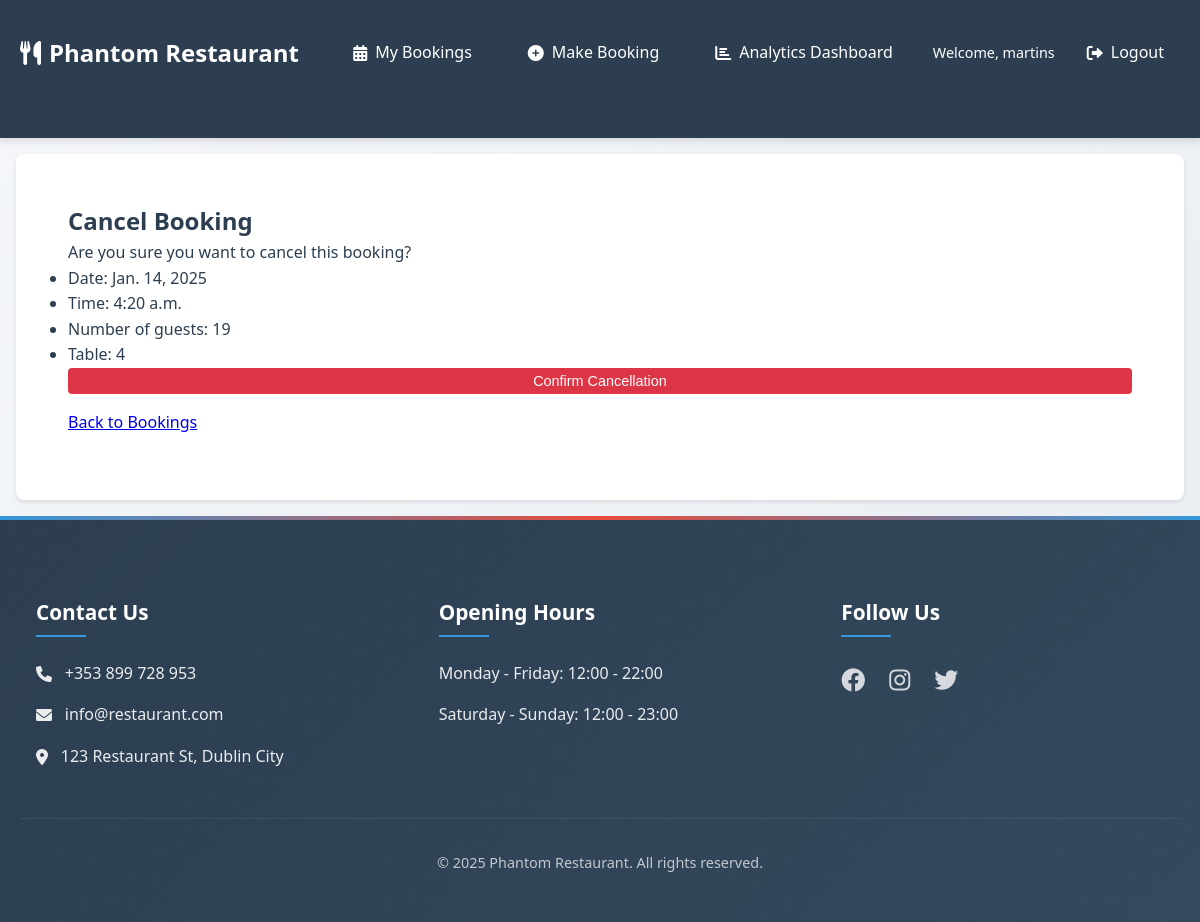
The app's page /booking/42/cancel/ (signed in) with its own data.
### booking/models.py (models this page shows, shortened)
class Booking(models.Model):
    user = models.ForeignKey(User, on_delete=models.CASCADE)
    table = models.ForeignKey(Table, on_delete=models.CASCADE)
    booking_date = models.DateField()
    booking_time = models.TimeField()
    number_of_guests = models.IntegerField()
    created_at = models.DateTimeField(auto_now_add=True)
    status = models.CharField(
        max_length=20,
        choices=[
            ('confirmed', 'Confirmed'),
            ('cancelled', 'Cancelled'),
        ],
        default='confirmed'
    )
    class Meta:
        unique_together = ['table', 'booking_date', 'booking_time']

class Table(models.Model):
    table_number = models.IntegerField(unique=True)
    capacity = models.IntegerField()

### booking/views.py (the view, shortened to what this page needs)
# urls.py: path('booking/<int:booking_id>/cancel/', views.cancel_booking, name='cancel_booking'),
@login_required
def cancel_booking(request, booking_id):
    booking = get_object_or_404(Booking, id=booking_id)
    if booking.user != request.user:
        return HttpResponseForbidden("You don't have permission to cancel this booking.")
    return render(request, 'booking/cancel_booking.html', {'booking': booking})

### booking/templates/booking/cancel_booking.html (shortened to what this page needs)
{% extends 'booking/base.html' %}
{% block content %}
<div class="cancel-booking-container">
    <h2>Cancel Booking</h2>
    <div class="booking-details">
        <p>Are you sure you want to cancel this booking?</p>
        <ul>
            <li>Date: {{ booking.booking_date }}</li>
            <li>Time: {{ booking.booking_time }}</li>
            <li>Number of guests: {{ booking.number_of_guests }}</li>
            <li>Table: {{ booking.table.table_number }}</li>
        </ul>
    </div>
    <form method="post">
        <button type="submit" class="cancel-button">Confirm Cancellation</button>
        <a href="{% url 'booking_list' %}" class="back-button">Back to Bookings</a>
    </form>
</div>
{% endblock %}

### booking/templates/booking/base.html (shortened to what this page needs)
<!DOCTYPE html>
<html lang="en">
<head>
    {% load static %}
    <link rel="stylesheet" href="{% static 'booking/css/style.css' %}">
    <link rel="stylesheet" href="https://cdnjs.cloudflare.com/ajax/libs/font-awesome/6.0.0/css/all.min.css">
</head>
<body>
    <header class="main-header">
        <nav class="main-nav">
            <div class="container nav-container">
                <div class="logo">
                    <a href="{% url 'booking_list' %}">
                        <i class="fas fa-utensils"></i>
                        <span>Phantom Restaurant</span>
                    </a>
                </div>
                <div class="nav-links">
                    {% if user.is_authenticated %}
                        <a href="{% url 'booking_list' %}" class="nav-link">
                            <i class="fas fa-calendar-alt"></i> My Bookings
                        </a>
                        <a href="{% url 'make_booking' %}" class="nav-link">
                            <i class="fas fa-plus-circle"></i> Make Booking
                        </a>
                        <a href="{% url 'analytics_dashboard' %}" class="nav-link">
                            <i class="fas fa-chart-bar"></i> Analytics Dashboard
                        </a>
                        <div class="user-menu">
                            <span class="welcome-text">Welcome, {{ user.username }}</span>
                            <a href="{% url 'logout' %}" class="nav-link logout-btn">
                                <i class="fas fa-sign-out-alt"></i> Logout
                            </a>
                        </div>
                    {% else %}
                        <a href="{% url 'login' %}" class="nav-link login-btn">
                            <i class="fas fa-sign-in-alt"></i> Login
                        </a>
                    {% endif %}
                </div>
            </div>
        </nav>
    </header>
    <main class="main-content">
        <div class="container">
            {% block content %}
            {% endblock %}
        </div>
    </main>
    <footer class="main-footer">
        <div class="container">
            <div class="footer-content">
                <div class="footer-section">
                    <h3>Contact Us</h3>
                    <p><i class="fas fa-phone"></i> +353 899 728 953</p>
                    <p><i class="fas fa-envelope"></i> info@restaurant.com</p>
                    <p><i class="fas fa-map-marker-alt"></i> 123 Restaurant St, Dublin City</p>
                </div>
                <div class="footer-section">
                    <h3>Opening Hours</h3>
                    <p>Monday - Friday: 12:00 - 22:00</p>
                    <p>Saturday - Sunday: 12:00 - 23:00</p>
                </div>
                <div class="footer-section">
                    <h3>Follow Us</h3>
                    <div class="social-links">
                        <a href="https://www.facebook.com/" target="_blank" title="Facebook" rel="noopener"
                        aria-label="visit our facebook page (open in a new tab)"><i class="fab fa-facebook"></i></a>
                        <a href="https://www.instagram.com/" target="_blank" title="Instagram" rel="noopener"
                        aria-label="visit our instagram page (open in a new tab)"><i class="fab fa-instagram"></i></a>
                        <a href="https://twitter.com/?lang=en" target="_blank" title="X" rel="noopener"
                        aria-label="visit our X page (open in a new tab)"><i class="fab fa-twitter"></i></a>
                    </div>
                </div>
            </div>
            <div class="footer-bottom">
                <p>&copy; 2025 Phantom Restaurant. All rights reserved.</p>
            </div>
        </div>
    </footer>
</body>
</html>

### booking/static/booking/css/style.css (style rules this page uses)
:root { --primary-color: #2c3e50; --secondary-color: #e74c3c; --accent-color: #3498db; --text-color: #2c3e50; --light-gray: #ecf0f1; --dark-gray: #34495e; --white: #ffffff; --success-color: #2ecc71; --error-color: #e74c3c; --shadow-sm: 0 2px 4px rgba(0, 0, 0, 0.1); --shadow-md: 0 4px 6px rgba(0, 0, 0, 0.1); --shadow-lg: 0 10px 15px rgba(0, 0, 0, 0.2); --transition: all 0.3s ease; }
* { margin: 0; padding: 0; box-sizing: border-box; }
body { font-family: 'Segoe UI', system-ui, -apple-system, sans-serif; line-height: 1.6; color: var(--text-color); background: linear-gradient(135deg, #f5f7fa 0%, #e8ecf1 100%); min-height: 100vh; display: flex; flex-direction: column; position: relative; }
.container { max-width: 1200px; margin: 1rem auto; padding: 0 20px; width: 100%; }
.container > div { margin-bottom: 2rem; }
.cancel-button { background-color: #dc3545; color: white; padding: 5px 10px; border: none; border-radius: 4px; cursor: pointer; text-decoration: none; font-size: 0.9em; }
form { display: flex; flex-direction: column; gap: 1rem; }
.main-header { background-color: var(--primary-color); box-shadow: var(--shadow-md); }
.main-nav { padding: 1rem 0; }
.nav-container { display: flex; justify-content: space-between; align-items: center; }
.logo a { color: var(--white); text-decoration: none; font-size: 1.5rem; font-weight: 700; display: flex; align-items: center; gap: 0.5rem; }
.nav-links { display: flex; align-items: center; gap: 1.5rem; }
.nav-link { color: var(--white); text-decoration: none; padding: 0.5rem 1rem; border-radius: 4px; transition: var(--transition); display: flex; align-items: center; gap: 0.5rem; }
.user-menu { display: flex; align-items: center; gap: 1rem; }
.welcome-text { color: var(--white); font-size: 0.9rem; }
.main-content { flex: 1; padding: 2rem 0; display: inline-block; vertical-align: top; margin: 1rem; padding: 2rem; background-color: var(--white); border: 1px solid var(--border-color); border-radius: 8px; box-shadow: 0 2px 4px rgba(0, 0, 0, 0.1); transition: all 0.3s ease; }
.main-footer { background: linear-gradient( 135deg, var(--primary-color) 0%, var(--dark-gray) 100% ); color: var(--white); padding: 4rem 0 1rem; margin-top: auto; position: relative; overflow: hidden; }
.main-footer::before { content: ''; position: absolute; top: 0; left: 0; right: 0; height: 4px; background: linear-gradient( 90deg, var(--accent-color), var(--secondary-color), var(--accent-color) ); }
.main-footer::after { content: ''; position: absolute; top: 0; left: 0; width: 100%; height: 100%; opacity: 0.1; }
.footer-content { position: relative; z-index: 1; display: grid; grid-template-columns: repeat(auto-fit, minmax(250px, 1fr)); gap: 3rem; margin-bottom: 2rem; }
.footer-section { padding: 0 1rem; }
.footer-section h3 { color: var(--white); margin-bottom: 1.5rem; font-size: 1.3rem; position: relative; padding-bottom: 0.5rem; }
.footer-section h3::after { content: ''; position: absolute; bottom: 0; left: 0; width: 50px; height: 2px; background: var(--accent-color); }
.footer-section p { margin-bottom: 1rem; display: flex; align-items: center; gap: 0.8rem; opacity: 0.9; transition: opacity 0.3s ease; }
.social-links { display: flex; gap: 1.5rem; margin-top: 1rem; }
.social-links a { color: var(--white); font-size: 1.5rem; transition: all 0.3s ease; opacity: 0.8; }
.footer-bottom { text-align: center; padding-top: 2rem; border-top: 1px solid rgba(255, 255, 255, 0.1); font-size: 0.9rem; opacity: 0.7; }

### records on screen
Booking: booking_date "Jan. 14, 2025", booking_time "4:20 a.m.", number_of_guests "19", table.table_number "4"

### other values on screen
{{ user.username }} "martins"
